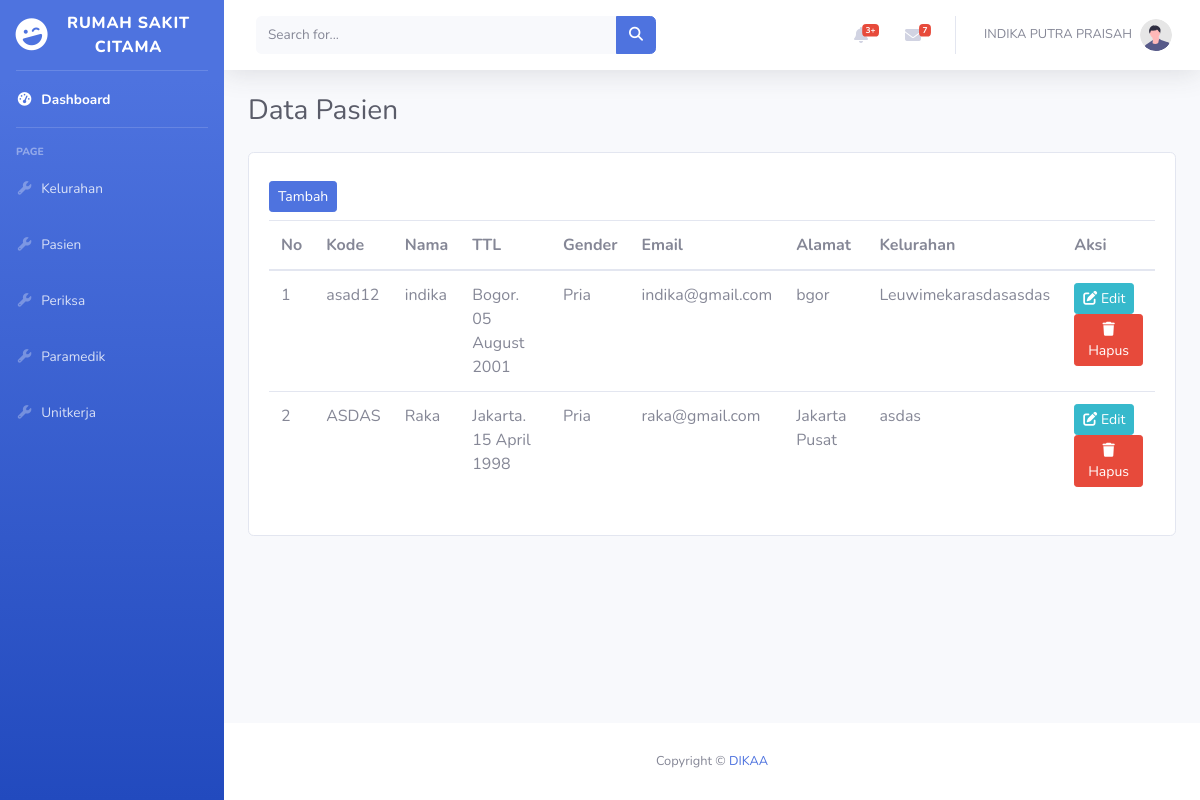
Screenshot of /pasien/index.php with the database file from the repository.
### tables this page shows
CREATE TABLE `pasien` (
  `id` int(11) NOT NULL,
  `kode` varchar(10) NOT NULL,
  `nama` varchar(45) NOT NULL,
  `tmp_lahir` varchar(30) NOT NULL,
  `tgl_lahir` date NOT NULL,
  `gender` char(1) NOT NULL,
  `email` varchar(50) NOT NULL,
  `alamat` varchar(100) NOT NULL,
  `kelurahan_id` int(11) NOT NULL
);

CREATE TABLE `kelurahan` (
  `id` int(11) NOT NULL,
  `nama` varchar(45) NOT NULL,
  `kec_id` int(11) NOT NULL
);

### pasien/index.php (the view, shortened to what this page needs)
<!DOCTYPE html>
<html lang="en">
<?php
include_once('../include/meta.php');
require_once('../dbkoneksi.php');
?>
<body id="page-top">
    <div id="wrapper">
        <?php include_once('../include/header.php') ?>
        <div id="content-wrapper" class="d-flex flex-column">
            <div id="content">
                <?php include_once('../include/sidebar.php') ?>
                <div class="container-fluid">
                    <div class="d-sm-flex align-items-center justify-content-between mb-4">
                        <h1 class="h3 mb-0 text-gray-800">Data Pasien</h1>
                    </div>
                    <div class="row">
                        <div class="col-md-12">
                            <div class="card">
                                <div class="card-body">
                                    <a href="tambah.php" class="btn btn-primary btn-sm my-2">Tambah</a>
                                    <div class="table-responsive">
                                        <table class="table">
                                            <thead>
                                                <tr>
                                                    <th>No</th>
                                                    <th>Kode</th>
                                                    <th>Nama</th>
                                                    <th>TTL</th>
                                                    <th>Gender</th>
                                                    <th>Email</th>
                                                    <th>Alamat</th>
                                                    <th>Kelurahan</th>
                                                    <th>Aksi</th>
                                                </tr>
                                            </thead>
                                            <tbody>
                                                <?php
                                                $no = 1;
                                                $sql = "SELECT pasien.*, kelurahan.nama as kelurahan FROM pasien INNER JOIN kelurahan ON pasien.kelurahan_id = kelurahan.id";
                                                $stmt = $dbh->prepare($sql);
                                                $stmt->execute();
                                                $result = $stmt->fetchAll();
                                                foreach ($result as $row) { ?>
                                                    <tr>
                                                        <td><?= $no++ ?></td>
                                                        <td><?= $row['kode'] ?></td>
                                                        <td><?= $row['nama'] ?></td>
                                                        <td><?= $row['tmp_lahir'] ?>. <?= date('d F Y', strtotime($row['tgl_lahir'])); ?></td>
                                                        <td>
                                                            <?php
                                                            if ($row['gender'] == 0) {
                                                                echo "Wanita";
                                                            } else {
                                                                echo "Pria";
                                                            }
                                                            ?>
                                                        </td>
                                                        <td><?= $row['email'] ?></td>
                                                        <td><?= $row['alamat'] ?></td>
                                                        <td><?= $row['kelurahan'] ?></td>
                                                        <td>
                                                        <a href="edit.php?id=<?= $row['id'] ?>" class="btn btn-info btn-sm mr-2">
                                                        <i class="fas fa-edit"></i> Edit
                                                    </a>
                                                    <a href="hapus.php?id=<?= $row['id'] ?>" class="btn btn-danger btn-sm">
                                                        <i class="fas fa-trash"></i> Hapus
                                                    </a>
                                                        </td>
                                                    </tr>
                                                <?php }
                                                ?>
                                            </tbody>
                                        </table>
                                    </div>
                                </div>
                            </div>
                        </div>
                    </div>
                </div>
            </div>
            <?php include_once('../include/footer.php') ?>
        </div>
    </div>
</body>
</html>

### rows the page displays
pasien: kode "asad12", nama "indika", tmp_lahir "Bogor", tgl_lahir "05 August 2001", gender "Pria", email "indika@gmail.com", alamat "bgor", kelurahan.nama "Leuwimekarasdasasdas"
pasien: kode "ASDAS", nama "Raka", tmp_lahir "Jakarta", tgl_lahir "15 April 1998", gender "Pria", email "raka@gmail.com", alamat "Jakarta Pusat", kelurahan.nama "asdas"
